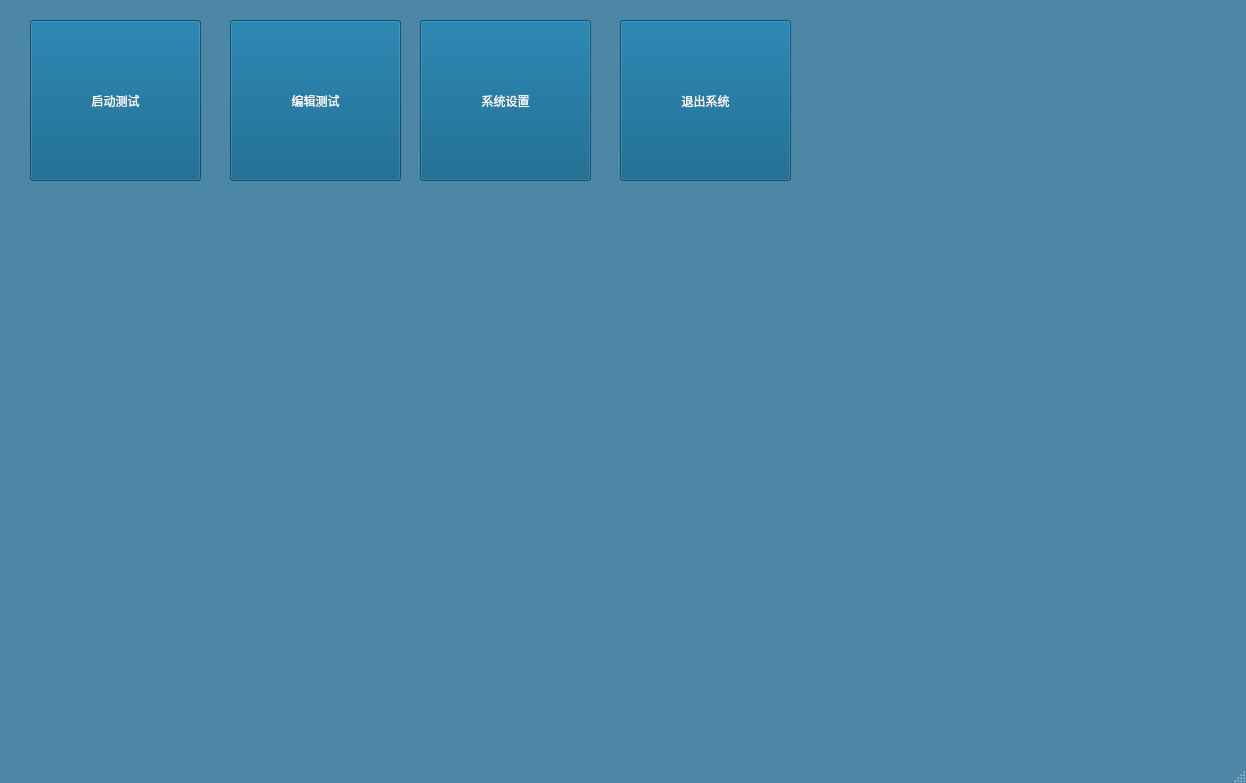
<?xml version="1.0" encoding="UTF-8"?>
<ui version="4.0">
 <class>MainWindow</class>
 <widget class="QMainWindow" name="MainWindow">
  <property name="geometry">
   <rect>
    <x>0</x>
    <y>0</y>
    <width>1246</width>
    <height>783</height>
   </rect>
  </property>
  <property name="palette">
   <palette>
    <active>
     <colorrole role="WindowText">
      <brush brushstyle="SolidPattern">
       <color alpha="255">
        <red>255</red>
        <green>255</green>
        <blue>255</blue>
       </color>
      </brush>
     </colorrole>
     <colorrole role="Button">
      <brush brushstyle="SolidPattern">
       <color alpha="179">
        <red>0</red>
        <green>85</green>
        <blue>127</blue>
       </color>
      </brush>
     </colorrole>
     <colorrole role="Light">
      <brush brushstyle="SolidPattern">
       <color alpha="179">
        <red>0</red>
        <green>128</green>
        <blue>190</blue>
       </color>
      </brush>
     </colorrole>
     <colorrole role="Midlight">
      <brush brushstyle="SolidPattern">
       <color alpha="179">
        <red>0</red>
        <green>106</green>
        <blue>158</blue>
       </color>
      </brush>
     </colorrole>
     <colorrole role="Dark">
      <brush brushstyle="SolidPattern">
       <color alpha="179">
        <red>0</red>
        <green>43</green>
        <blue>63</blue>
       </color>
      </brush>
     </colorrole>
     <colorrole role="Mid">
      <brush brushstyle="SolidPattern">
       <color alpha="179">
        <red>0</red>
        <green>57</green>
        <blue>85</blue>
       </color>
      </brush>
     </colorrole>
     <colorrole role="Text">
      <brush brushstyle="SolidPattern">
       <color alpha="255">
        <red>255</red>
        <green>255</green>
        <blue>255</blue>
       </color>
      </brush>
     </colorrole>
     <colorrole role="BrightText">
      <brush brushstyle="SolidPattern">
       <color alpha="255">
        <red>255</red>
        <green>255</green>
        <blue>255</blue>
       </color>
      </brush>
     </colorrole>
     <colorrole role="ButtonText">
      <brush brushstyle="SolidPattern">
       <color alpha="255">
        <red>255</red>
        <green>255</green>
        <blue>255</blue>
       </color>
      </brush>
     </colorrole>
     <colorrole role="Base">
      <brush brushstyle="SolidPattern">
       <color alpha="255">
        <red>0</red>
        <green>0</green>
        <blue>0</blue>
       </color>
      </brush>
     </colorrole>
     <colorrole role="Window">
      <brush brushstyle="SolidPattern">
       <color alpha="179">
        <red>0</red>
        <green>85</green>
        <blue>127</blue>
       </color>
      </brush>
     </colorrole>
     <colorrole role="Shadow">
      <brush brushstyle="SolidPattern">
       <color alpha="255">
        <red>0</red>
        <green>0</green>
        <blue>0</blue>
       </color>
      </brush>
     </colorrole>
     <colorrole role="AlternateBase">
      <brush brushstyle="SolidPattern">
       <color alpha="217">
        <red>0</red>
        <green>42</green>
        <blue>63</blue>
       </color>
      </brush>
     </colorrole>
     <colorrole role="ToolTipBase">
      <brush brushstyle="SolidPattern">
       <color alpha="255">
        <red>255</red>
        <green>255</green>
        <blue>220</blue>
       </color>
      </brush>
     </colorrole>
     <colorrole role="ToolTipText">
      <brush brushstyle="SolidPattern">
       <color alpha="255">
        <red>0</red>
        <green>0</green>
        <blue>0</blue>
       </color>
      </brush>
     </colorrole>
     <colorrole role="PlaceholderText">
      <brush brushstyle="SolidPattern">
       <color alpha="127">
        <red>255</red>
        <green>255</green>
        <blue>255</blue>
       </color>
      </brush>
     </colorrole>
     <colorrole role="Accent">
      <brush brushstyle="SolidPattern">
       <color alpha="255">
        <red>0</red>
        <green>0</green>
        <blue>0</blue>
       </color>
      </brush>
     </colorrole>
    </active>
    <inactive>
     <colorrole role="WindowText">
      <brush brushstyle="SolidPattern">
       <color alpha="255">
        <red>255</red>
        <green>255</green>
        <blue>255</blue>
       </color>
      </brush>
     </colorrole>
     <colorrole role="Button">
      <brush brushstyle="SolidPattern">
       <color alpha="179">
        <red>0</red>
        <green>85</green>
        <blue>127</blue>
       </color>
      </brush>
     </colorrole>
     <colorrole role="Light">
      <brush brushstyle="SolidPattern">
       <color alpha="179">
        <red>0</red>
        <green>128</green>
        <blue>190</blue>
       </color>
      </brush>
     </colorrole>
     <colorrole role="Midlight">
      <brush brushstyle="SolidPattern">
       <color alpha="179">
        <red>0</red>
        <green>106</green>
        <blue>158</blue>
       </color>
      </brush>
     </colorrole>
     <colorrole role="Dark">
      <brush brushstyle="SolidPattern">
       <color alpha="179">
        <red>0</red>
        <green>43</green>
        <blue>63</blue>
       </color>
      </brush>
     </colorrole>
     <colorrole role="Mid">
      <brush brushstyle="SolidPattern">
       <color alpha="179">
        <red>0</red>
        <green>57</green>
        <blue>85</blue>
       </color>
      </brush>
     </colorrole>
     <colorrole role="Text">
      <brush brushstyle="SolidPattern">
       <color alpha="255">
        <red>255</red>
        <green>255</green>
        <blue>255</blue>
       </color>
      </brush>
     </colorrole>
     <colorrole role="BrightText">
      <brush brushstyle="SolidPattern">
       <color alpha="255">
        <red>255</red>
        <green>255</green>
        <blue>255</blue>
       </color>
      </brush>
     </colorrole>
     <colorrole role="ButtonText">
      <brush brushstyle="SolidPattern">
       <color alpha="255">
        <red>255</red>
        <green>255</green>
        <blue>255</blue>
       </color>
      </brush>
     </colorrole>
     <colorrole role="Base">
      <brush brushstyle="SolidPattern">
       <color alpha="255">
        <red>0</red>
        <green>0</green>
        <blue>0</blue>
       </color>
      </brush>
     </colorrole>
     <colorrole role="Window">
      <brush brushstyle="SolidPattern">
       <color alpha="179">
        <red>0</red>
        <green>85</green>
        <blue>127</blue>
       </color>
      </brush>
     </colorrole>
     <colorrole role="Shadow">
      <brush brushstyle="SolidPattern">
       <color alpha="255">
        <red>0</red>
        <green>0</green>
        <blue>0</blue>
       </color>
      </brush>
     </colorrole>
     <colorrole role="AlternateBase">
      <brush brushstyle="SolidPattern">
       <color alpha="217">
        <red>0</red>
        <green>42</green>
        <blue>63</blue>
       </color>
      </brush>
     </colorrole>
     <colorrole role="ToolTipBase">
      <brush brushstyle="SolidPattern">
       <color alpha="255">
        <red>255</red>
        <green>255</green>
        <blue>220</blue>
       </color>
      </brush>
     </colorrole>
     <colorrole role="ToolTipText">
      <brush brushstyle="SolidPattern">
       <color alpha="255">
        <red>0</red>
        <green>0</green>
        <blue>0</blue>
       </color>
      </brush>
     </colorrole>
     <colorrole role="PlaceholderText">
      <brush brushstyle="SolidPattern">
       <color alpha="127">
        <red>255</red>
        <green>255</green>
        <blue>255</blue>
       </color>
      </brush>
     </colorrole>
     <colorrole role="Accent">
      <brush brushstyle="SolidPattern">
       <color alpha="255">
        <red>0</red>
        <green>0</green>
        <blue>0</blue>
       </color>
      </brush>
     </colorrole>
    </inactive>
    <disabled>
     <colorrole role="WindowText">
      <brush brushstyle="SolidPattern">
       <color alpha="179">
        <red>0</red>
        <green>43</green>
        <blue>63</blue>
       </color>
      </brush>
     </colorrole>
     <colorrole role="Button">
      <brush brushstyle="SolidPattern">
       <color alpha="179">
        <red>0</red>
        <green>85</green>
        <blue>127</blue>
       </color>
      </brush>
     </colorrole>
     <colorrole role="Light">
      <brush brushstyle="SolidPattern">
       <color alpha="179">
        <red>0</red>
        <green>128</green>
        <blue>190</blue>
       </color>
      </brush>
     </colorrole>
     <colorrole role="Midlight">
      <brush brushstyle="SolidPattern">
       <color alpha="179">
        <red>0</red>
        <green>106</green>
        <blue>158</blue>
       </color>
      </brush>
     </colorrole>
     <colorrole role="Dark">
      <brush brushstyle="SolidPattern">
       <color alpha="179">
        <red>0</red>
        <green>43</green>
        <blue>63</blue>
       </color>
      </brush>
     </colorrole>
     <colorrole role="Mid">
      <brush brushstyle="SolidPattern">
       <color alpha="179">
        <red>0</red>
        <green>57</green>
        <blue>85</blue>
       </color>
      </brush>
     </colorrole>
     <colorrole role="Text">
      <brush brushstyle="SolidPattern">
       <color alpha="179">
        <red>0</red>
        <green>43</green>
        <blue>63</blue>
       </color>
      </brush>
     </colorrole>
     <colorrole role="BrightText">
      <brush brushstyle="SolidPattern">
       <color alpha="255">
        <red>255</red>
        <green>255</green>
        <blue>255</blue>
       </color>
      </brush>
     </colorrole>
     <colorrole role="ButtonText">
      <brush brushstyle="SolidPattern">
       <color alpha="179">
        <red>0</red>
        <green>43</green>
        <blue>63</blue>
       </color>
      </brush>
     </colorrole>
     <colorrole role="Base">
      <brush brushstyle="SolidPattern">
       <color alpha="179">
        <red>0</red>
        <green>85</green>
        <blue>127</blue>
       </color>
      </brush>
     </colorrole>
     <colorrole role="Window">
      <brush brushstyle="SolidPattern">
       <color alpha="179">
        <red>0</red>
        <green>85</green>
        <blue>127</blue>
       </color>
      </brush>
     </colorrole>
     <colorrole role="Shadow">
      <brush brushstyle="SolidPattern">
       <color alpha="255">
        <red>0</red>
        <green>0</green>
        <blue>0</blue>
       </color>
      </brush>
     </colorrole>
     <colorrole role="AlternateBase">
      <brush brushstyle="SolidPattern">
       <color alpha="179">
        <red>0</red>
        <green>85</green>
        <blue>127</blue>
       </color>
      </brush>
     </colorrole>
     <colorrole role="ToolTipBase">
      <brush brushstyle="SolidPattern">
       <color alpha="255">
        <red>255</red>
        <green>255</green>
        <blue>220</blue>
       </color>
      </brush>
     </colorrole>
     <colorrole role="ToolTipText">
      <brush brushstyle="SolidPattern">
       <color alpha="255">
        <red>0</red>
        <green>0</green>
        <blue>0</blue>
       </color>
      </brush>
     </colorrole>
     <colorrole role="PlaceholderText">
      <brush brushstyle="SolidPattern">
       <color alpha="89">
        <red>0</red>
        <green>43</green>
        <blue>63</blue>
       </color>
      </brush>
     </colorrole>
     <colorrole role="Accent">
      <brush brushstyle="SolidPattern">
       <color alpha="179">
        <red>0</red>
        <green>60</green>
        <blue>89</blue>
       </color>
      </brush>
     </colorrole>
    </disabled>
   </palette>
  </property>
  <property name="windowTitle">
   <string>MainWindow</string>
  </property>
  <widget class="QWidget" name="centralwidget">
   <widget class="QToolButton" name="Run">
    <property name="geometry">
     <rect>
      <x>30</x>
      <y>20</y>
      <width>171</width>
      <height>161</height>
     </rect>
    </property>
    <property name="styleSheet">
     <string notr="true">font: 700 18pt &quot;Microsoft YaHei UI&quot;;</string>
    </property>
    <property name="text">
     <string>启动测试</string>
    </property>
    <property name="icon">
     <iconset resource="../../Res/res.qrc">
      <normaloff>:/img/Icon/Run.png</normaloff>:/img/Icon/Run.png</iconset>
    </property>
    <property name="iconSize">
     <size>
      <width>120</width>
      <height>120</height>
     </size>
    </property>
    <property name="checkable">
     <bool>false</bool>
    </property>
    <property name="popupMode">
     <enum>QToolButton::ToolButtonPopupMode::DelayedPopup</enum>
    </property>
    <property name="toolButtonStyle">
     <enum>Qt::ToolButtonStyle::ToolButtonTextUnderIcon</enum>
    </property>
   </widget>
   <widget class="QToolButton" name="Edit">
    <property name="geometry">
     <rect>
      <x>230</x>
      <y>20</y>
      <width>171</width>
      <height>161</height>
     </rect>
    </property>
    <property name="styleSheet">
     <string notr="true">font: 700 18pt &quot;Microsoft YaHei UI&quot;;
</string>
    </property>
    <property name="text">
     <string>编辑测试</string>
    </property>
    <property name="icon">
     <iconset resource="../../Res/res.qrc">
      <normaloff>:/img/Icon/Edit.png</normaloff>:/img/Icon/Edit.png</iconset>
    </property>
    <property name="iconSize">
     <size>
      <width>120</width>
      <height>120</height>
     </size>
    </property>
    <property name="checkable">
     <bool>false</bool>
    </property>
    <property name="popupMode">
     <enum>QToolButton::ToolButtonPopupMode::DelayedPopup</enum>
    </property>
    <property name="toolButtonStyle">
     <enum>Qt::ToolButtonStyle::ToolButtonTextUnderIcon</enum>
    </property>
   </widget>
   <widget class="QToolButton" name="Set">
    <property name="geometry">
     <rect>
      <x>420</x>
      <y>20</y>
      <width>171</width>
      <height>161</height>
     </rect>
    </property>
    <property name="styleSheet">
     <string notr="true">font: 700 18pt &quot;Microsoft YaHei UI&quot;;
</string>
    </property>
    <property name="text">
     <string>系统设置</string>
    </property>
    <property name="icon">
     <iconset resource="../../Res/res.qrc">
      <normaloff>:/img/Icon/Set.png</normaloff>:/img/Icon/Set.png</iconset>
    </property>
    <property name="iconSize">
     <size>
      <width>120</width>
      <height>120</height>
     </size>
    </property>
    <property name="checkable">
     <bool>false</bool>
    </property>
    <property name="popupMode">
     <enum>QToolButton::ToolButtonPopupMode::DelayedPopup</enum>
    </property>
    <property name="toolButtonStyle">
     <enum>Qt::ToolButtonStyle::ToolButtonTextUnderIcon</enum>
    </property>
   </widget>
   <widget class="QToolButton" name="Exit">
    <property name="geometry">
     <rect>
      <x>620</x>
      <y>20</y>
      <width>171</width>
      <height>161</height>
     </rect>
    </property>
    <property name="styleSheet">
     <string notr="true">font: 700 18pt &quot;Microsoft YaHei UI&quot;;
</string>
    </property>
    <property name="text">
     <string>退出系统</string>
    </property>
    <property name="icon">
     <iconset resource="../../Res/res.qrc">
      <normaloff>:/img/Icon/Exit.png</normaloff>:/img/Icon/Exit.png</iconset>
    </property>
    <property name="iconSize">
     <size>
      <width>120</width>
      <height>120</height>
     </size>
    </property>
    <property name="checkable">
     <bool>false</bool>
    </property>
    <property name="popupMode">
     <enum>QToolButton::ToolButtonPopupMode::DelayedPopup</enum>
    </property>
    <property name="toolButtonStyle">
     <enum>Qt::ToolButtonStyle::ToolButtonTextUnderIcon</enum>
    </property>
   </widget>
  </widget>
  <widget class="QMenuBar" name="menubar">
   <property name="geometry">
    <rect>
     <x>0</x>
     <y>0</y>
     <width>1246</width>
     <height>33</height>
    </rect>
   </property>
  </widget>
  <widget class="QStatusBar" name="statusbar"/>
 </widget>
 <resources>
  <include location="../../Res/res.qrc"/>
 </resources>
 <connections/>
</ui>
